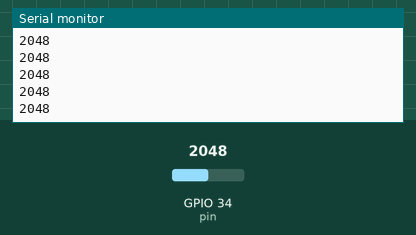
A sketch run on a simulated ESP32. Shown: the last lines printed to the serial monitor. The inputs (shaded band) are chosen by the test bench; at power-on: GPIO 34 (pin) = 2048. WiFi joins after 1.5 s; servers stay silent unless stated.

Above: at 2.9 s.
3.0 s: GPIO 34 (pin) set to 2866
At 3.6 s:
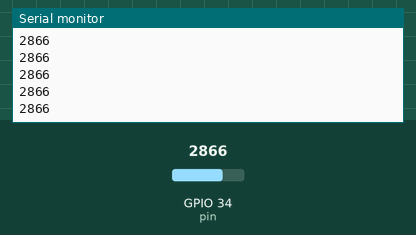
4.5 s: GPIO 34 (pin) set to 3603
At 5.4 s:
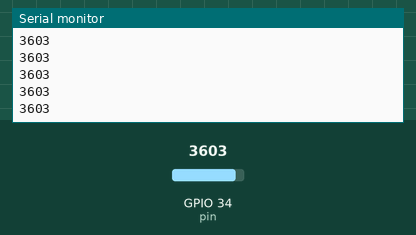
Timing chart, 0 to 7.5 s (numbered marks = the images above; inputs shaded):
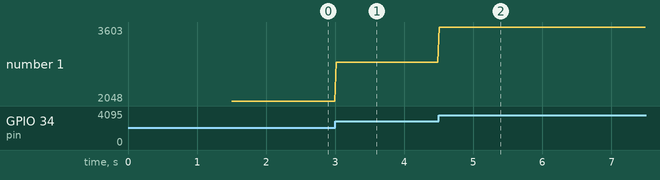

The sketch:

klingel.ino
```cpp
#include <WiFi.h>
#include <string.h>;

char ssid[32] = "WLAN";
char pwd[64] = "WLAN";
const char* server = "192.168.2.121";
const char* script = "/Projekt/Sensoren/Tuer.php";  //Script Adresse
const int pin = 34;

WiFiClient client;

int x = 0;

void setup() {

  Serial.begin(9600);
  WiFi.mode(WIFI_STA);
  WiFi.begin(ssid, pwd);


  // Verbinde mit dem Netzwerk
  while (WiFi.status() != WL_CONNECTED) {
    delay(500);
    Serial.print(".");
  }

  // Teste, ob das Netzwerk funktioniert
  WiFiClient client;
  if (!client.connect(server,80)) {
    Serial.println("HTTP-Verbindung geht nicht");
  }

}

void senden(int x) {

  // Verbinde mit dem Webserver
  WiFiClient client;
  const int httpPort = 80;
  int erg;
  do
  {
    erg = client.connect(server, httpPort);
  } while (erg!=1);

  // Baue URL-String zusammen und setze Messwerte ein

  String url = script;
  url += "?t=";
  url += x;


  // Baue HTTP-Verbindung auf
  client.print(String("GET ") + url + " HTTP/1.1\r\n" + "Host: " + server + "\r\n" + "Connection: close\r\n\r\n");

  client.stop();
}


void loop() {


  delay(20);
  x=analogRead(pin);
  if( x > 0){
    Serial.println(x);
    //senden(x);
  };
}
```

Measured:
- after the input at 3.0 s, the serial monitor: prints a new line at once (image 1)
- after the input at 4.5 s, the serial monitor: prints a new line at once (image 2)
- plotted number 1: 2048 → 2866 after the input at 3.0 s, 2866 → 3603 after the input at 4.5 s
